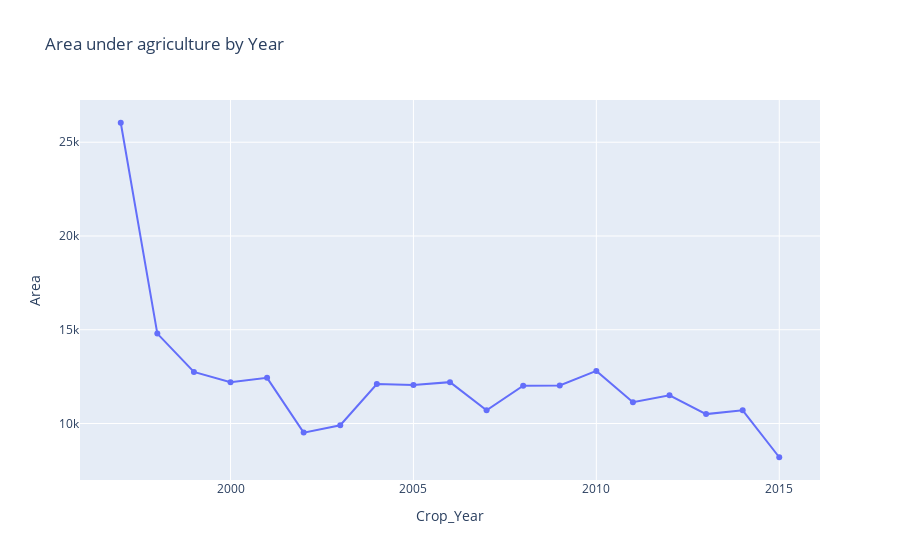

Notebook source saved alongside this figure:
### Markdown cell above
# Area under agriculture over the years

### Code cell
Ar_y = df.groupby(by = 'Crop_Year')['Area'].mean().reset_index()
px.line(Ar_y,'Crop_Year','Area', markers = True,title = 'Area under agriculture by Year' )

### Figure 1 — Plotly figure (JSON) as saved in the notebook; plotly's stock layout.template omitted (floating-point values rounded to 4 significant figures)
{"data": [{"hovertemplate": "Crop_Year=%{x}<br>Area=%{y}<extra></extra>", "legendgroup": "", "line": {"color": "#636efa", "dash": "solid"}, "marker": {"symbol": "circle"}, "mode": "markers+lines", "name": "", "orientation": "v", "showlegend": false, "type": "scatter", "x": [1997, 1998, 1999, 2000, 2001, 2002, 2003, 2004, 2005, 2006, 2007, 2008, 2009, 2010, 2011, 2012, 2013, 2014, 2015], "xaxis": "x", "y": [26040.0, 14800.0, 12750.0, 12200.0, 12430.0, 9514.0, 9905.0, 12110.0, 12050.0, 12210.0, 10700.0, 12010.0, 12030.0, 12800.0, 11140.0, 11510.0, 10500.0, 10700.0, 8200.0], "yaxis": "y"}], "layout": {"legend": {"tracegroupgap": 0}, "title": {"text": "Area under agriculture by Year"}, "xaxis": {"anchor": "y", "domain": [0, 1], "title": {"text": "Crop_Year"}}, "yaxis": {"anchor": "x", "domain": [0, 1], "title": {"text": "Area"}}}}
